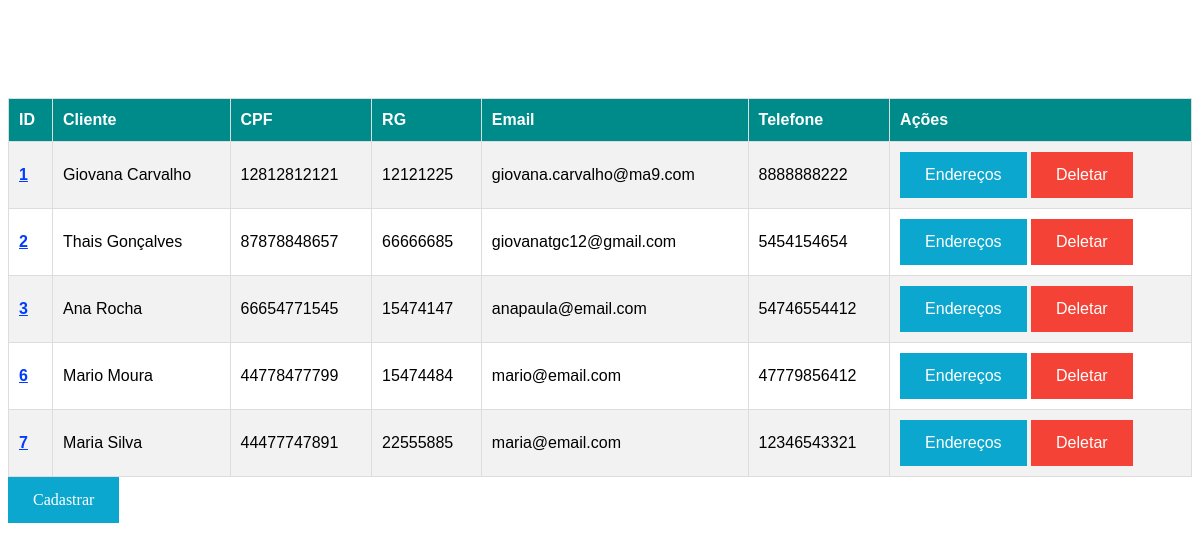
The app's page /, older data.
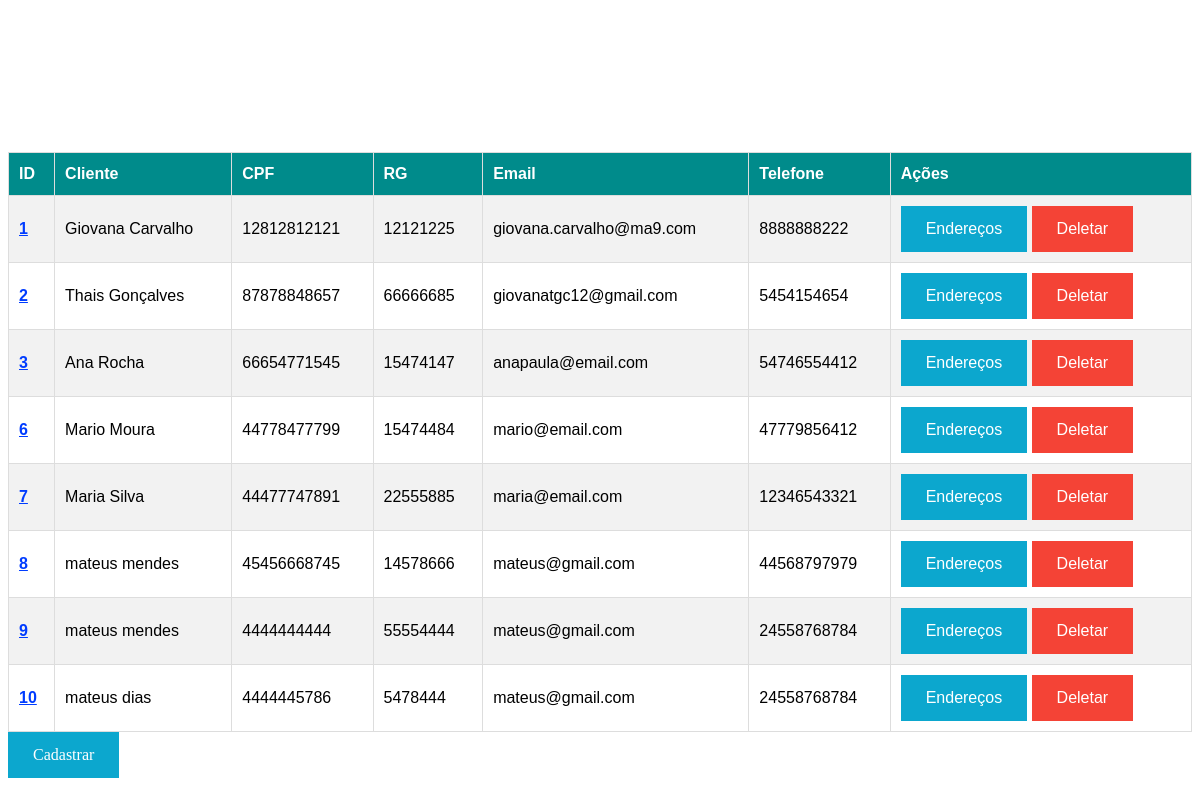
The same page, newer data.
### cadastros/models.py (models this page shows, shortened)
class Cliente(models.Model):
    foto = models.ImageField(upload_to='images/',null=True,blank=True,)
    nome = models.CharField("nome", max_length=50)
    sobrenome = models.CharField("sobrenome", max_length=100)
    cpf = models.CharField("cpf", max_length=11, unique=True)
    rg = models.CharField("rg", max_length=8, unique=True)
    telefone = models.CharField("telefone", max_length=12)
    email = models.EmailField("email")
    begin_date= models.DateTimeField(auto_now_add=True)
    class Meta:
        db_table= 'cliente'
        verbose_name = "Cliente"
        verbose_name_plural = "Clientes"

### cadastros/views.py (the view)
# urls.py: path('',ClienteList.as_view(),name='cliente_list'),
class ClienteList(ListView):
    model = Cliente
    queryset = Cliente.objects.all()

### cadastros/templates/cadastros/cliente_list.html (shortened to what this page needs)
<!DOCTYPE html>
<html lang="en">
<head>
</head>
<body>
    <table id="customers">
        <tr>
        <th>ID</th>
        <th>Cliente</th>
        <th>CPF</th>
        <th>RG</th>
        <th>Email</th>
        <th>Telefone</th>
        <th>Ações</th>
        </tr>
    {% for cliente in object_list %}
        <tr>
            <td>
                <b><a class="two" href="{% url 'cliente_update' cliente.id %}" target="_blank">{{cliente.id}}</a></b>
            </td>
            <td>{{ cliente.nome}} {{cliente.sobrenome}} </td>
            <td> {{ cliente.cpf}} </td>
            <td> {{cliente.rg}}</td>
            <td> {{cliente.email}}</td>
            <td>{{ cliente.telefone}}</td>
            <td>
                <a class="four" href="{% url 'endereco_cliente' cliente.id %}"  target="_blank">Endereços</a>
                <a class="one" href="{% url 'cliente_delete' cliente.id %}" target="_blank">Deletar</a>
            </td>
        </tr><br>
    {% endfor %}
    </table>
    <a class="three" href="/cadastros/create/" target="_blank">Cadastrar</a>
</body>
</html>

### cadastros/templates/cadastros/cliente_list.html (style rules this page uses)
#customers { font-family: Arial, Helvetica, sans-serif; border-collapse: collapse; width: 100%; }
#customers td, #customers th { border: 1px solid #ddd; padding: 10px; }
a.three:link, a:visited { background-color: #0ca7ce; color: white; padding: 14px 25px; text-align: center; text-decoration: none; display: inline-block; }
a.four:link, a:visited { background-color: #0ca7ce; color: white; padding: 14px 25px; text-align: center; text-decoration: none; display: inline-block; }
#customers tr:nth-child(even) { background-color: #f2f2f2; }
#customers th { padding-top: 12px; padding-bottom: 12px; text-align: left; background-color: #008b8b; color: white; }
a.one:link, a.one:visited { background-color: #f44336; color: white; padding: 14px 25px; text-align: center; text-decoration: none; display: inline-block; }
a.two:link { color:#003cff; }

Row changes from the older to the newer data that the page shows:
added Cliente: id "8", nome "mateus", sobrenome "mendes", cpf "45456668745", rg "14578666", email "mateus@gmail.com", telefone "44568797979"
added Cliente: id "9", nome "mateus", sobrenome "mendes", cpf "4444444444", rg "55554444", email "mateus@gmail.com", telefone "24558768784"
added Cliente: id "10", nome "mateus", sobrenome "dias", cpf "4444445786", rg "5478444", email "mateus@gmail.com", telefone "24558768784"
